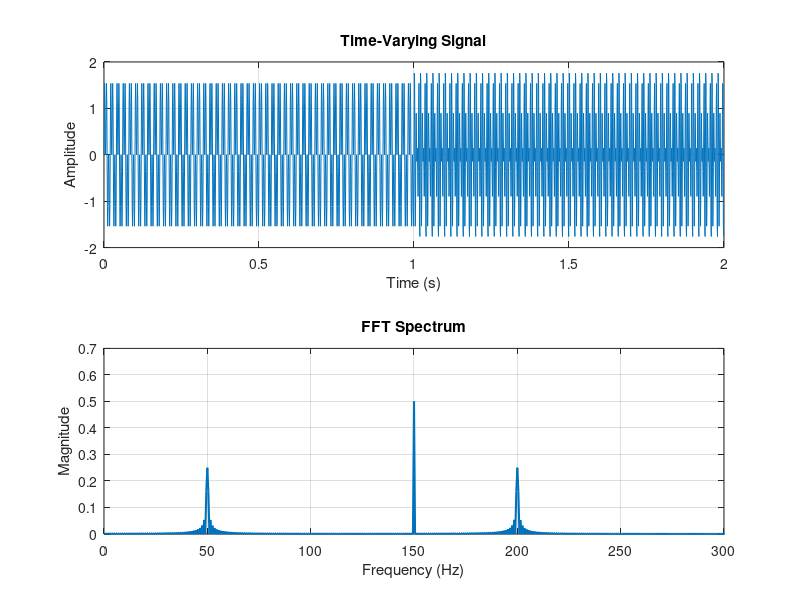

Write the MATLAB code that produced this figure.
clc;
clear;
close all;

% ------------------------------------------------
% Sampling Parameters
% ------------------------------------------------
fs = 1000;
t = 0:1/fs:2-1/fs;

% ------------------------------------------------
% Create Exact Time-Varying Signal
% ------------------------------------------------
x = zeros(size(t));

% -----------------------------------------------
% First Half (0–1 sec)
% 50 Hz + 150 Hz
% -----------------------------------------------
idx1 = t < 1;

x(idx1) = sin(2*pi*50*t(idx1)) + ...
          sin(2*pi*150*t(idx1));

% -----------------------------------------------
% Second Half (1–2 sec)
% 150 Hz + 200 Hz
% -----------------------------------------------
idx2 = t >= 1;

x(idx2) = sin(2*pi*150*t(idx2)) + ...
          sin(2*pi*200*t(idx2));

% ------------------------------------------------
% FFT
% ------------------------------------------------
N = length(x);

X = fft(x);

f = (0:N-1)*(fs/N);

mag = abs(X)/N;

% ------------------------------------------------
% Plot Signal
% ------------------------------------------------
figure;

subplot(2,1,1)

plot(t,x)

xlabel('Time (s)')
ylabel('Amplitude')

title('Time-Varying Signal')

grid on

% ------------------------------------------------
% FFT Plot
% ------------------------------------------------
subplot(2,1,2)

plot(f(1:N/2),mag(1:N/2),...
    'LineWidth',1.5)

xlabel('Frequency (Hz)')
ylabel('Magnitude')

title('FFT Spectrum')

xlim([0 300])

grid on
